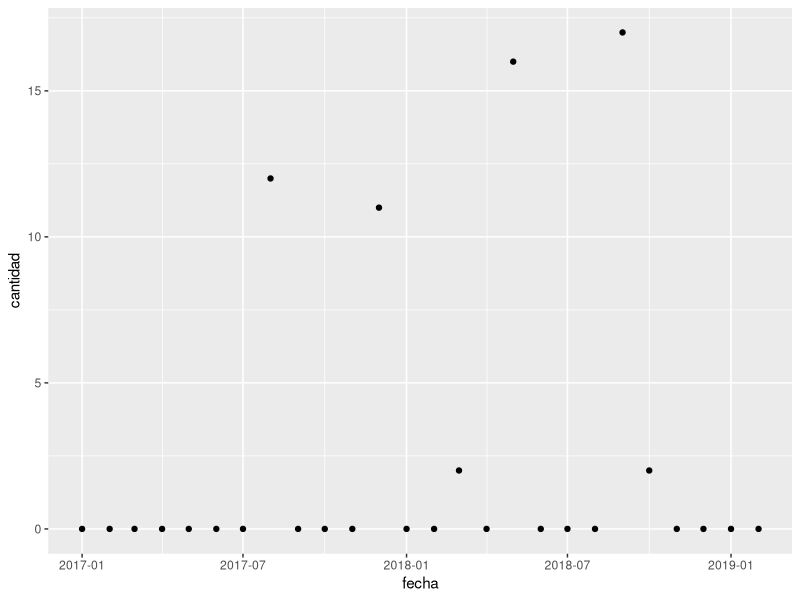
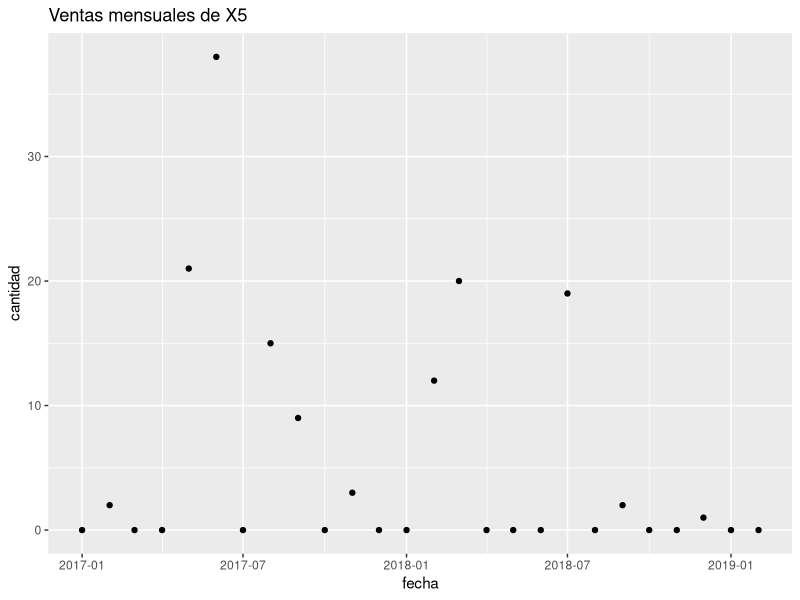

The R source for these figures, in order:
## ---- chunk 1
# Carguemos los paquetes que vamos a utilizar
library(data.table)
library(lubridate)

# Hagamos que el ejercicio sea repetible, 
#   que los aleatorios sean los mismos
set.seed(1)

# Creemos dos años de fechas y 
#    130 referencias de las cuales escoger
fechas <- seq(ymd("2017-01-01"), 
              ymd("2019-02-28"), 
              by = "1 day")
referencias <- setDT(expand.grid(LETTERS, 
                                 1:5, 
                                 stringsAsFactors = FALSE))[
                                   , paste0(Var1, Var2)]

# creemos un vector de probabilidades que asigna 
#    10% de chance a venta de 0 unidades, 
#    20% de chance de venta de 1 o 2 unidades, 
#    10% de venta de 3 y venta uniforme para 4 hasta 19 unidades
probabilidades <- c(0.1, 
                    0.2, 
                    0.2, 
                    0.1, 
                    rep(0.4 / 16, 16))

# y ahora sí, armemos una tabla de ventas con fecha, referencia y cantidad:
ventas <- data.table(fecha = sample(fechas, size = 2000, replace = TRUE), 
                     item = sample(referencias, 2000, TRUE), 
                     cantidad = sample(0:19, 2000, TRUE, prob = probabilidades), 
                     key = "fecha")

## ---- chunk 2
# Revisión general
ventas

# Veamos como quedaron los meses y los items
ventas[, .N, 
       by = .(fecha = floor_date(fecha, "month"))]

ventas[, .N, by = item][order(-N)]
## ---- chunk 3
ventasResumen <- ventas[, 
                        .(cantidad = sum(cantidad)), 
                        by = .(fecha = floor_date(fecha, "month"), 
                               item)]
## ---- chunk 4
ventasResumen[item == "O1",]

## ---- chunk 5
fechasMensuales <- seq(ymd("2017-01-01"), 
                       ymd("2019-02-01"), 
                       "1 month")

# lo siguiente lo hacemos en caso de que haya algunas 
#     referencias del pool total que no se hayan vendido
referenciasMensuales <- ventasResumen[, unique(item)]

tablaTemporal <- CJ(fecha = fechasMensuales, 
                    item = referenciasMensuales)

# Y ahora sí unimos las tablas, asignando de nuevo a ventasResumen
ventasResumen <- ventasResumen[tablaTemporal, on = .(fecha, item)]

# Por supuesto, quitamos los NA y los reemplazamos con CERO:
ventasResumen[is.na(cantidad), cantidad := 0]
## ---- chunk 6
library(ggplot2)

ggplot(ventasResumen[item == "O1", ], 
       aes(x = fecha, y = cantidad))+
  geom_point()
## ---- chunk 7
ventasResumen[substr(item, 1, 1) == "A", 
              nivelServicio := 0.985]

ventasResumen[is.na(nivelServicio) & substr(item, 1, 1) == "B", 
              nivelServicio := 0.97]

ventasResumen[is.na(nivelServicio) & substr(item, 2, 2) == "4", 
              nivelServicio := 0.9]

ventasResumen[is.na(nivelServicio), 
              nivelServicio := 0.95]
## ---- chunk 8
ventasResumen[, tiempoReposicion := 0.25]
## ---- chunk 9
ventasResumen[, sigma1 := sd(cantidad), by = item]
## ---- chunk 10
ventasResumen[, promedioUltimos3Meses := mean(cantidad[(.N-2):.N]), 
              by = item]
## ---- chunk 11
ventasResumen[, k := qnorm(nivelServicio)]
## ---- chunk 12
inventarios <- ventasResumen[, .SD[1,], 
                             by = item, 
                             .SDcols = c("nivelServicio", 
                                         "tiempoReposicion", 
                                         "sigma1", 
                                         "promedioUltimos3Meses", 
                                         "k")]

inventarios[, inventarioSeguridad := k*sigma1*sqrt(tiempoReposicion)]
inventarios[, puntoReorden := inventarioSeguridad + promedioUltimos3Meses * tiempoReposicion]
## ---- chunk 13
ggplot(ventasResumen[item == "X5",], 
       aes(x = fecha, y = cantidad))+
  geom_point()+
  labs(title = "Ventas mensuales de X5")

